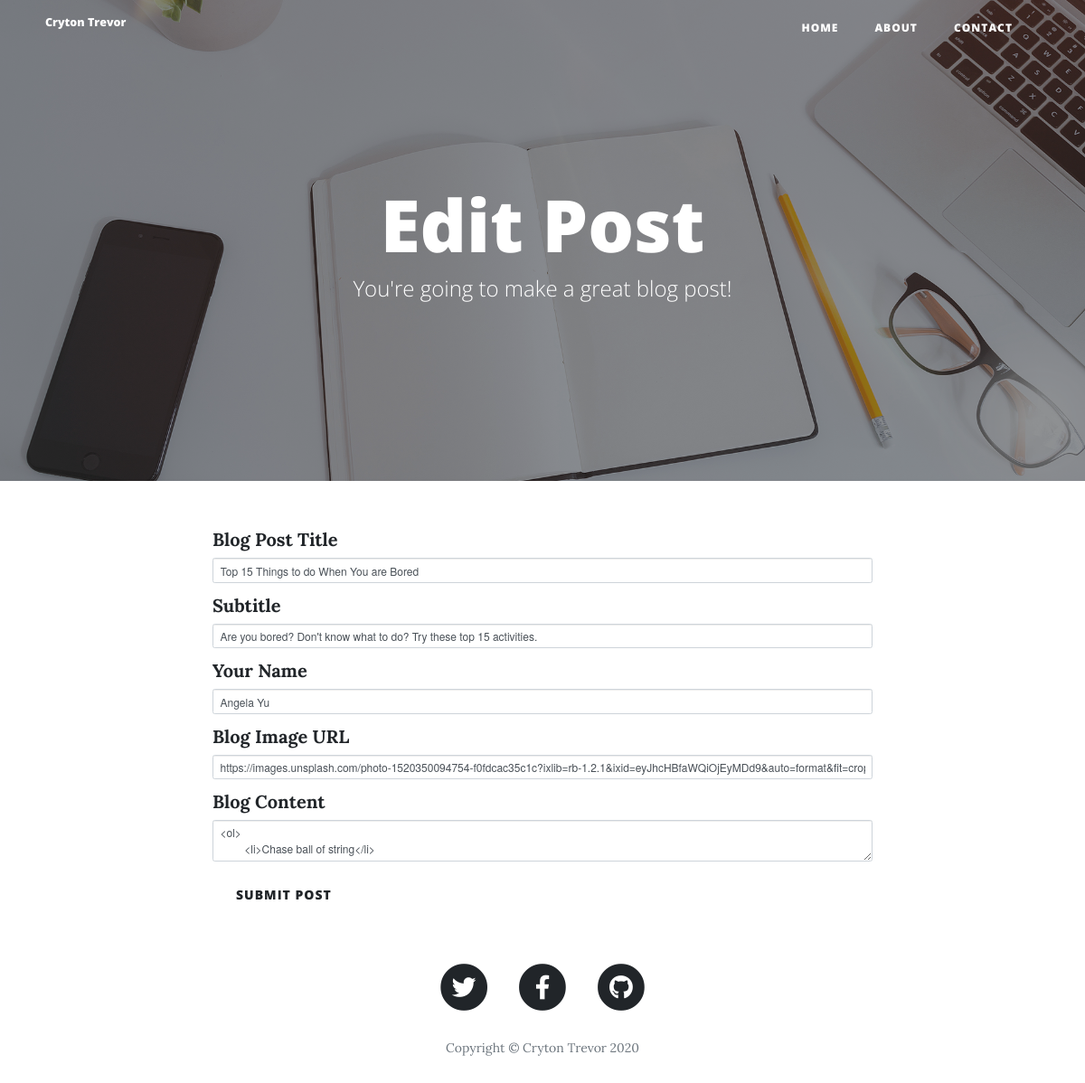
Before: /edit/2 with the older database file.
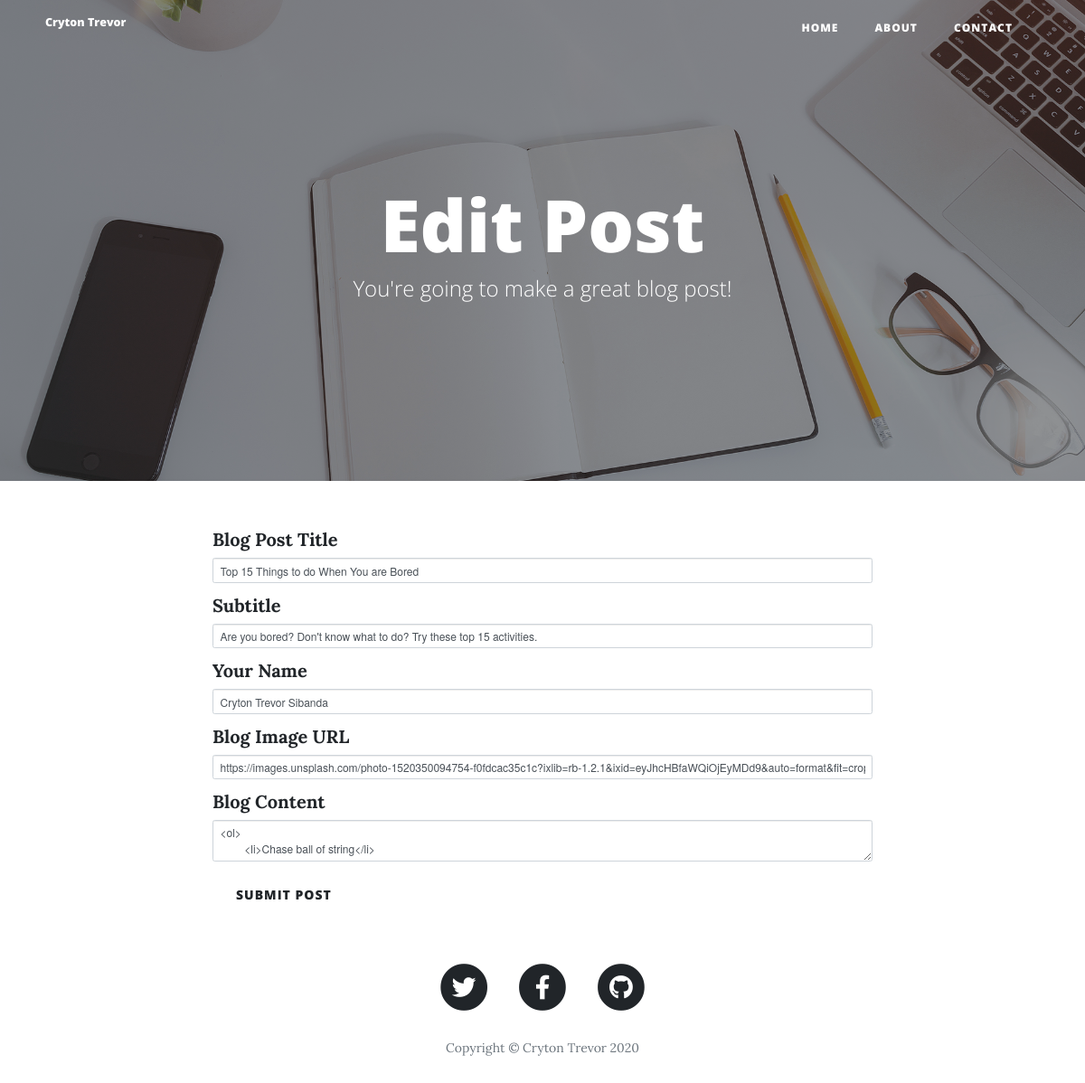
After: the same page with the newer database file.
### main.py (models this page shows)
class BlogPost(db.Model):
    id = db.Column(db.Integer, primary_key=True)
    title = db.Column(db.String(250), unique=True, nullable=False)
    subtitle = db.Column(db.String(250), nullable=False)
    date = db.Column(db.String(250), nullable=False)
    body = db.Column(db.Text, nullable=False)
    author = db.Column(db.String(250), nullable=False)
    img_url = db.Column(db.String(250), nullable=False)

### main.py (the view, shortened to what this page needs)
@app.route("/edit/<int:post_id>", methods=["GET", "POST"])
def edit_post(post_id):
    requested_post = BlogPost.query.get(post_id)
    form = CreatePostForm(
        title=requested_post.title,
        subtitle=requested_post.subtitle,
        img_url=requested_post.img_url,
        author=requested_post.author,
        body=requested_post.body
    )
    return render_template("edit-post.html", form=form)

### main.py
class CreatePostForm(FlaskForm):
    title = StringField("Blog Post Title", validators=[DataRequired()])
    subtitle = StringField("Subtitle", validators=[DataRequired()])
    author = StringField("Your Name", validators=[DataRequired()])
    img_url = StringField("Blog Image URL", validators=[DataRequired(), URL()])
    body = CKEditorField("Blog Content", validators=[DataRequired()])
    submit = SubmitField("Submit Post")

### templates/edit-post.html (shortened to what this page needs)
{% extends 'bootstrap/base.html' %}
{% import 'bootstrap/wtf.html' as wtf %}
{% block content %}
{% include "header.html" %}
  <header class="masthead" style="background-image: url('{{ url_for('static', filename='img/edit-bg.jpg')}}')">
    <div class="overlay"></div>
    <div class="container">
      <div class="row">
        <div class="col-lg-8 col-md-10 mx-auto">
          <div class="page-heading">
            <h1>Edit Post</h1>
            <span class="subheading">You're going to make a great blog post!</span>
          </div>
        </div>
      </div>
    </div>
  </header>
  <div class="container">
    <div class="row">
      <div class="col-lg-8 col-md-10 mx-auto">
        {{ wtf.quick_form(form) }}
      </div>
    </div>
  </div>
{% include "footer.html" %}
{% endblock %}

### templates/header.html (shortened to what this page needs)
<!DOCTYPE html>
<html lang="en">
<head>
  <link href="{{ url_for('static', filename='vendor/bootstrap/css/bootstrap.min.css') }}" rel="stylesheet">
  <link href="{{ url_for('static', filename='vendor/fontawesome-free/css/all.min.css')}}" rel="stylesheet" type="text/css">
  <link href="{{ url_for('static', filename='css/clean-blog.min.css')}}" rel="stylesheet">
</head>
<body>
  <nav class="navbar navbar-expand-lg navbar-light fixed-top" id="mainNav">
    <div class="container">
      <a class="navbar-brand" href="index.html">Cryton Trevor</a>
      <div class="collapse navbar-collapse" id="navbarResponsive">
        <ul class="navbar-nav ml-auto">
          <li class="nav-item">
            <a class="nav-link" href="{{ url_for('get_all_posts') }}">Home</a>
          </li>
          <li class="nav-item">
            <a class="nav-link" href="{{ url_for('about') }}">About</a>
          </li>
          <li class="nav-item">
            <a class="nav-link" href="{{ url_for('contact') }}">Contact</a>
          </li>
        </ul>
      </div>
    </div>
  </nav>

### templates/footer.html (shortened to what this page needs)
  <footer>
    <div class="container">
      <div class="row">
        <div class="col-lg-8 col-md-10 mx-auto">
          <ul class="list-inline text-center">
            <li class="list-inline-item">
              <a href="#">
                <span class="fa-stack fa-lg">
                  <i class="fas fa-circle fa-stack-2x"></i>
                  <i class="fab fa-twitter fa-stack-1x fa-inverse"></i>
                </span>
              </a>
            </li>
            <li class="list-inline-item">
              <a href="#">
                <span class="fa-stack fa-lg">
                  <i class="fas fa-circle fa-stack-2x"></i>
                  <i class="fab fa-facebook-f fa-stack-1x fa-inverse"></i>
                </span>
              </a>
            </li>
            <li class="list-inline-item">
              <a href="#">
                <span class="fa-stack fa-lg">
                  <i class="fas fa-circle fa-stack-2x"></i>
                  <i class="fab fa-github fa-stack-1x fa-inverse"></i>
                </span>
              </a>
            </li>
          </ul>
          <p class="copyright text-muted">Copyright &copy; Cryton Trevor 2020</p>
        </div>
      </div>
    </div>
  </footer>
</body>
</html>

Changed rows visible on the page:
changed BlogPost "Top 15 Things to do When You are Bored": author "Angela Yu" → "Cryton Trevor Sibanda"
